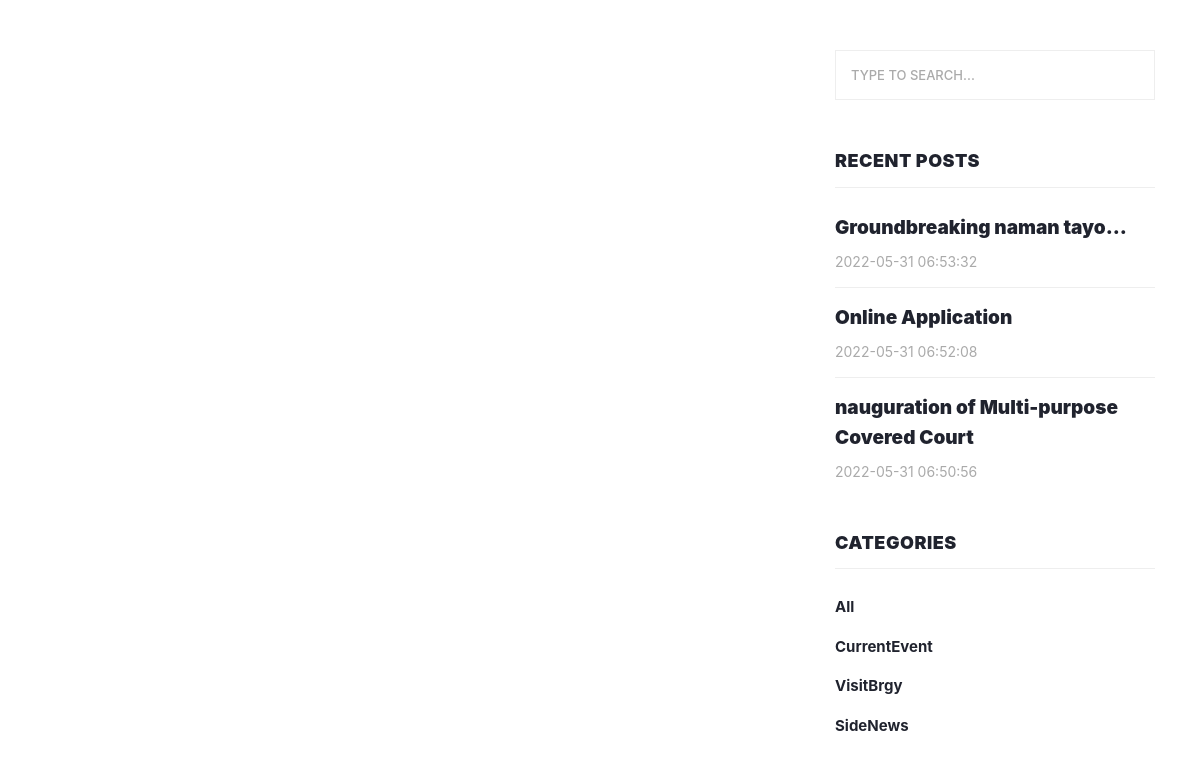
Screenshot of /Communication/dashboard.php with the database file from the repository.
### tables this page shows
CREATE TABLE `announce` (
  `announceId` int(255) NOT NULL AUTO_INCREMENT,
  `title` varchar(255) DEFAULT NULL,
  `category` varchar(255) NOT NULL,
  `announcement` varchar(1000) NOT NULL,
  `image` varchar(250) NOT NULL,
  `date` datetime NOT NULL DEFAULT current_timestamp(),
  `receiver` varchar(255) NOT NULL COMMENT 'officials_or_residents_or_all',
  `when` varchar(255) DEFAULT NULL,
  `where` varchar(255) DEFAULT NULL,
  PRIMARY KEY (`announceId`)
);

CREATE TABLE `ref_category` (
  `id` int(255) NOT NULL AUTO_INCREMENT,
  `category` varchar(255) DEFAULT NULL,
  PRIMARY KEY (`id`)
);

### Communication/dashboard.php (the view, shortened to what this page needs)
<!DOCTYPE html>
<html lang="en">
   <?php
      include("connection.php");
      ?>
   <head>
      <link href="css/index.css" rel="stylesheet">
      <link href="css/positioning.css" rel="stylesheet">
      <link href="css/style.css" rel="stylesheet">
   </head>
   <body>
      <section class="blog-posts">
      <div class="cont">
        <div class="r">
          <div class="clg-8">
                  <?php
                       if ($_SESSION['position'] == 'Barangay Secretary' OR $_SESSION['position'] == 'Barangay Captain' OR $_SESSION['position'] == 'Barangay Treasurer')
                       {
                            $res = mysqli_query($db, "SELECT * FROM announce ORDER BY date DESC");
                           while ($r = mysqli_fetch_assoc($res))
                           {
               ?>
               <div class="clg-12">
                  <div class="blog-post">
                    <div class="blog-thumb">
                      <img style="image-rendering: pixelated;width:730;height:300px;background: url(<?php echo $r["image"]?>); background-size: cover;
    background-repeat: round;)">
                    </div>
                    <div class="down-content">
                      <span><?php echo $r['category']; ?></span>
                      <a href='../details.php?id=<?php echo $r["announceId"]?>' target="_Parent"><h4><?php echo $r['title']; ?></h4></a>
                      <ul class="post-info">
                        <li><a href="#"><?php echo $r['receiver'];?></a></li>
                        <li><a href="#"><?php echo date("M jS, Y", strtotime($r['date']));?></a></li>
                      </ul>
                      <p><?php echo $r['announcement']; ?></p>
                      <div class="post-options">
                        <div class="r">
                          <div class="c-6">
                            <ul class="post-tags">
                              <li><i class="fa fa-tags"></i></li>
                              <li>When:</li>
                              <li><?php echo $r['when']; ?></li>
                            </ul>
                          </div>
                          <div class="c-6">
                            <ul class="post-share">
                              <li><i class="fa fa-share-alt"></i></li>
                              <li><a href="#">Where:</a>,</li>
                              <li><a href="#"> <?php echo $r['where']; ?></a></li>
                            </ul>
                          </div>
                        </div>
                      </div>
                    </div>
                  </div>
                  </div>
            <?php
               }
               }
               else
               {
               $result = mysqli_query($db, "SELECT * FROM announce");
               while($r = mysqli_fetch_assoc($result))
               {
               ?>
            <?php
               }
               }
               ?>
               </div>
                <div class="clg-4"><div class="sidebar">
              <div class="r">
                <div class="clg-12">
                  <div class="sidebar-item search">
                    <form id="search_form" name="gs" method="GET" action="#">
                      <input type="text" name="q" class="searchText" placeholder="type to search..." autocomplete="on">
                    </form>
                  </div>
                </div>
                <div class="clg-12">
                  <div class="sidebar-item recent-posts">
                    <div class="sidebar-heading">
                      <h2>Recent Posts</h2>
                    </div>
                    <div class="content">
                      <ul>
                      <?php
                       $res = mysqli_query($db, "SELECT * FROM announce ORDER BY date DESC LIMIT 3");
                           while ($r = mysqli_fetch_assoc($res))
                           { ?>
                                <li><a href='../details.php?id=<?php echo $r["announceId"]?>' target="_Parent">
                                <h5><?php echo $r['title']; ?></h5>
                                <span><?php echo $r['date']; ?></span></a></li>
                                <?php
                            }
                      ?>
                      </ul>
                    </div>
                  </div>
                </div>
                <div class="clg-12">
                  <div class="sidebar-item categories">
                    <div class="sidebar-heading">
                      <h2>Categories</h2>
                    </div>
                    <div class="content">
                      <ul>
                        <li><a href='../details.php?id=<?php echo $r['category']; ?>' target="_Parent">All</a></li>
                      <?php
                     $sql = mysqli_query($db, "SELECT * FROM ref_category");
                     while($r = mysqli_fetch_assoc($sql))
                     {
                     ?>
                     <li><a href='../details.php?id=<?php echo $r['category']; ?>' target="_Parent"><?php echo $r['category']; ?></a></li>
                  <?php
                     }
                     ?>
                      </ul>
                    </div>
                  </div>
                </div>
                <div class="clg-12">
                </div>
              </div>
            </div>
          </div>
        </div>
      </div>
    </section>
   </body>
</html>

### Communication/css/positioning.css (style rules this page uses)
html { font-family: sans-serif; line-height: 1.15; -webkit-text-size-adjust: 100%; -ms-text-size-adjust: 100%; -ms-overflow-style: scrollbar; -webkit-tap-highlight-color: transparent }
section { display: block }
body { margin: 0; font-family: -apple-system,BlinkMacSystemFont,"Segoe UI",Roboto,"Helvetica Neue",Arial,sans-serif,"Apple Color Emoji","Segoe UI Emoji","Segoe UI Symbol","Noto Color Emoji"; font-size: 1rem; font-weight: 400; line-height: 1.5; color: #212529; text-align: left; background-color: #fff }
h1, h2, h3, h4, h5, h6 { margin-top: 0; margin-bottom: .5rem }
ul { margin-top: 0; margin-bottom: 1rem }
a { color: #007bff; text-decoration: none; background-color: transparent; -webkit-text-decoration-skip: objects }
input, select { margin: 0; font-family: inherit; font-size: inherit; line-height: inherit }
input { overflow: visible }
.h1, .h2, .h3, .h4, .h5, .h6, h1, h2, h3, h4, h5, h6 { margin-bottom: .5rem; font-family: inherit; font-weight: 500; line-height: 1.2; color: inherit }
.h2, h2 { font-size: 2rem }
.h5, h5 { font-size: 1.25rem }
.cont { width: 100%; padding-right: 15px; padding-left: 15px; margin-right: auto; margin-left: auto }
@media (min-width:576px) { .cont { max-width: 540px } }
@media (min-width:768px) { .cont { max-width: 720px } }
@media (min-width:992px) { .cont { max-width: 960px } }
@media (min-width:1200px) { .cont { max-width: 1140px } }
.r { display: -ms-flexbox; display: flex; -ms-flex-wrap: wrap; flex-wrap: wrap; margin-right: -15px; margin-left: -15px }
.c, .c-1, .c-10, .c-11, .c-12, .c-2, .c-3, .c-4, .c-5, .c-6, .c-7, .c-8, .c-9, .clg, .clg-1, .clg-10, .clg-11, .clg-12, .clg-2, .clg-3, .clg-4, .clg-5, .clg-6, .clg-7, .clg-8, .clg-9 { position: relative; width: 100%; min-height: 1px; padding-right: 15px; padding-left: 15px }
@media (min-width:992px) { .clg-4 { -ms-flex: 0 0 33.333333%; flex: 0 0 33.333333%; max-width: 33.333333% } }
@media (min-width:992px) { .clg-8 { -ms-flex: 0 0 66.666667%; flex: 0 0 66.666667%; max-width: 66.666667% } }
@media (min-width:992px) { .clg-12 { -ms-flex: 0 0 100%; flex: 0 0 100%; max-width: 100% } }
h2, h3, p { orphans: 3; widows: 3 }
h2, h3 { page-break-after: avoid }
body { min-width: 992px !important }
.cont { min-width: 992px !important }

### Communication/css/style.css (style rules this page uses)
a { text-decoration: none!important; }
ul { padding: 0; margin: 0; list-style: none; }
h1,h2,h3,h4,h5,h6 { margin: 0px; }
.blog-posts { margin-top: 50px; }
.blog-posts .sidebar-heading h2 { font-size: 18px; text-transform: uppercase; font-weight: 900; letter-spacing: 0.5px; color: #20232e; border-bottom: 1px solid #eee; padding-bottom: 15px; margin-bottom: 25px; }
.sidebar { margin-left: 30px; }
.sidebar .sidebar-item { margin-top: 50px; }
.sidebar .search { margin-top: 0px; }
.sidebar .sidebar-heading h2 { font-size: 18px; text-transform: uppercase; font-weight: 900; letter-spacing: 0.5px; color: #20232e; border-bottom: 1px solid #eee; padding-bottom: 15px; margin-bottom: 25px; }
.sidebar .search input { width: 100%; height: 50px; border: 1px solid #eee; font-size: 13px; text-transform: uppercase; font-weight: 500; color: #7a7a7a; outline: none; padding: 0px 15px; }
.sidebar .search input::placeholder { color: #aaa; }
.sidebar .recent-posts ul li { margin-bottom: 15px; padding-bottom: 15px; border-bottom: 1px solid #eee; }
.sidebar .recent-posts ul li:last-child { margin-bottom: 0px; padding-bottom: 0px; border-bottom: none; }
.sidebar .recent-posts ul li h5 { font-size: 19px; font-weight: 900; color: #20232e; line-height: 30px; transition: all 0.3s; }
.sidebar .recent-posts ul li span { display: block; font-size: 14px; color: #aaa; margin-top: 8px; }
.sidebar .categories ul li { margin-bottom: 15px; }
.sidebar .categories ul li:last-child { margin-bottom: 0px; }
.sidebar .categories ul li a { font-size: 15px; font-weight: 700; color: #20232e; transition: all .3s; }

### rows the page displays
announce: title "Groundbreaking naman tayo...", date "2022-05-31 06:53:32"
announce: title "Online Application", date "2022-05-31 06:52:08"
announce: title "nauguration of Multi-purpose Covered Court", date "2022-05-31 06:50:56"
ref_category: category "CurrentEvent"
ref_category: category "VisitBrgy"
ref_category: category "SideNews"
